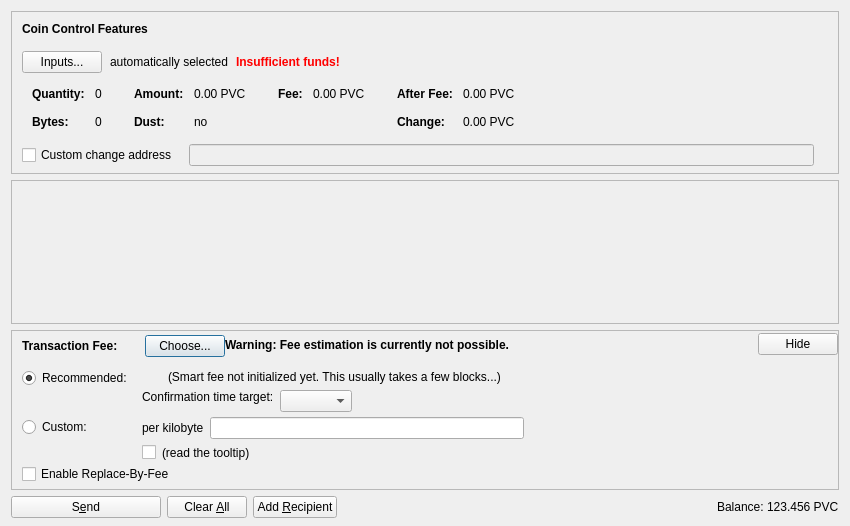
<?xml version="1.0" encoding="UTF-8"?>
<ui version="4.0">
 <class>SendCoinsDialog</class>
 <widget class="QDialog" name="SendCoinsDialog">
  <property name="geometry">
   <rect>
    <x>0</x>
    <y>0</y>
    <width>850</width>
    <height>526</height>
   </rect>
  </property>
  <property name="windowTitle">
   <string>Send Coins</string>
  </property>
  <layout class="QVBoxLayout" name="verticalLayout" stretch="0,1,0,0">
   <property name="bottomMargin">
    <number>8</number>
   </property>
   <item>
    <widget class="QFrame" name="frameCoinControl">
     <property name="sizePolicy">
      <sizepolicy hsizetype="Expanding" vsizetype="Expanding">
       <horstretch>0</horstretch>
       <verstretch>0</verstretch>
      </sizepolicy>
     </property>
     <property name="maximumSize">
      <size>
       <width>16777215</width>
       <height>16777215</height>
      </size>
     </property>
     <property name="frameShape">
      <enum>QFrame::StyledPanel</enum>
     </property>
     <property name="frameShadow">
      <enum>QFrame::Sunken</enum>
     </property>
     <layout class="QVBoxLayout" name="verticalLayoutCoinControl2">
      <property name="spacing">
       <number>0</number>
      </property>
      <property name="leftMargin">
       <number>0</number>
      </property>
      <property name="topMargin">
       <number>0</number>
      </property>
      <property name="rightMargin">
       <number>0</number>
      </property>
      <property name="bottomMargin">
       <number>6</number>
      </property>
      <item>
       <layout class="QVBoxLayout" name="verticalLayoutCoinControl" stretch="0,0,0,0,1">
        <property name="spacing">
         <number>0</number>
        </property>
        <property name="leftMargin">
         <number>10</number>
        </property>
        <property name="topMargin">
         <number>10</number>
        </property>
        <item>
         <layout class="QHBoxLayout" name="horizontalLayoutCoinControl1">
          <property name="bottomMargin">
           <number>15</number>
          </property>
          <item>
           <widget class="QLabel" name="labelCoinControlFeatures">
            <property name="sizePolicy">
             <sizepolicy hsizetype="Preferred" vsizetype="Maximum">
              <horstretch>0</horstretch>
              <verstretch>0</verstretch>
             </sizepolicy>
            </property>
            <property name="font">
             <font>
              <weight>75</weight>
              <bold>true</bold>
             </font>
            </property>
            <property name="styleSheet">
             <string notr="true">font-weight:bold;</string>
            </property>
            <property name="text">
             <string>Coin Control Features</string>
            </property>
           </widget>
          </item>
         </layout>
        </item>
        <item>
         <layout class="QHBoxLayout" name="horizontalLayoutCoinControl2" stretch="0,0,0,0">
          <property name="spacing">
           <number>8</number>
          </property>
          <property name="bottomMargin">
           <number>10</number>
          </property>
          <item>
           <widget class="QPushButton" name="pushButtonCoinControl">
            <property name="styleSheet">
             <string notr="true"/>
            </property>
            <property name="text">
             <string>Inputs...</string>
            </property>
            <property name="autoDefault">
             <bool>false</bool>
            </property>
           </widget>
          </item>
          <item>
           <widget class="QLabel" name="labelCoinControlAutomaticallySelected">
            <property name="text">
             <string>automatically selected</string>
            </property>
            <property name="margin">
             <number>5</number>
            </property>
           </widget>
          </item>
          <item>
           <widget class="QLabel" name="labelCoinControlInsuffFunds">
            <property name="font">
             <font>
              <weight>75</weight>
              <bold>true</bold>
             </font>
            </property>
            <property name="styleSheet">
             <string notr="true">color:red;font-weight:bold;</string>
            </property>
            <property name="text">
             <string>Insufficient funds!</string>
            </property>
            <property name="margin">
             <number>5</number>
            </property>
           </widget>
          </item>
          <item>
           <spacer name="horizontalSpacerCoinControl">
            <property name="orientation">
             <enum>Qt::Horizontal</enum>
            </property>
            <property name="sizeHint" stdset="0">
             <size>
              <width>40</width>
              <height>1</height>
             </size>
            </property>
           </spacer>
          </item>
         </layout>
        </item>
        <item>
         <widget class="QWidget" name="widgetCoinControl" native="true">
          <property name="sizePolicy">
           <sizepolicy hsizetype="Preferred" vsizetype="Preferred">
            <horstretch>0</horstretch>
            <verstretch>0</verstretch>
           </sizepolicy>
          </property>
          <property name="minimumSize">
           <size>
            <width>0</width>
            <height>0</height>
           </size>
          </property>
          <property name="styleSheet">
           <string notr="true"/>
          </property>
          <layout class="QHBoxLayout" name="horizontalLayoutCoinControl5">
           <property name="leftMargin">
            <number>0</number>
           </property>
           <property name="topMargin">
            <number>0</number>
           </property>
           <property name="rightMargin">
            <number>0</number>
           </property>
           <property name="bottomMargin">
            <number>0</number>
           </property>
           <item>
            <layout class="QHBoxLayout" name="horizontalLayoutCoinControl3" stretch="0,0,0,1">
             <property name="spacing">
              <number>20</number>
             </property>
             <property name="topMargin">
              <number>0</number>
             </property>
             <property name="bottomMargin">
              <number>10</number>
             </property>
             <item>
              <layout class="QFormLayout" name="formLayoutCoinControl1">
               <property name="horizontalSpacing">
                <number>10</number>
               </property>
               <property name="verticalSpacing">
                <number>14</number>
               </property>
               <property name="leftMargin">
                <number>10</number>
               </property>
               <property name="topMargin">
                <number>4</number>
               </property>
               <property name="rightMargin">
                <number>6</number>
               </property>
               <item row="0" column="0">
                <widget class="QLabel" name="labelCoinControlQuantityText">
                 <property name="font">
                  <font>
                   <weight>75</weight>
                   <bold>true</bold>
                  </font>
                 </property>
                 <property name="text">
                  <string>Quantity:</string>
                 </property>
                 <property name="margin">
                  <number>0</number>
                 </property>
                </widget>
               </item>
               <item row="0" column="1">
                <widget class="QLabel" name="labelCoinControlQuantity">
                 <property name="cursor">
                  <cursorShape>IBeamCursor</cursorShape>
                 </property>
                 <property name="contextMenuPolicy">
                  <enum>Qt::ActionsContextMenu</enum>
                 </property>
                 <property name="text">
                  <string notr="true">0</string>
                 </property>
                 <property name="margin">
                  <number>0</number>
                 </property>
                 <property name="textInteractionFlags">
                  <set>Qt::LinksAccessibleByMouse|Qt::TextSelectableByKeyboard|Qt::TextSelectableByMouse</set>
                 </property>
                </widget>
               </item>
               <item row="1" column="0">
                <widget class="QLabel" name="labelCoinControlBytesText">
                 <property name="font">
                  <font>
                   <weight>75</weight>
                   <bold>true</bold>
                  </font>
                 </property>
                 <property name="text">
                  <string>Bytes:</string>
                 </property>
                </widget>
               </item>
               <item row="1" column="1">
                <widget class="QLabel" name="labelCoinControlBytes">
                 <property name="cursor">
                  <cursorShape>IBeamCursor</cursorShape>
                 </property>
                 <property name="contextMenuPolicy">
                  <enum>Qt::ActionsContextMenu</enum>
                 </property>
                 <property name="text">
                  <string notr="true">0</string>
                 </property>
                 <property name="textInteractionFlags">
                  <set>Qt::LinksAccessibleByMouse|Qt::TextSelectableByKeyboard|Qt::TextSelectableByMouse</set>
                 </property>
                </widget>
               </item>
              </layout>
             </item>
             <item>
              <layout class="QFormLayout" name="formLayoutCoinControl2">
               <property name="horizontalSpacing">
                <number>10</number>
               </property>
               <property name="verticalSpacing">
                <number>14</number>
               </property>
               <property name="leftMargin">
                <number>6</number>
               </property>
               <property name="topMargin">
                <number>4</number>
               </property>
               <property name="rightMargin">
                <number>6</number>
               </property>
               <item row="0" column="0">
                <widget class="QLabel" name="labelCoinControlAmountText">
                 <property name="font">
                  <font>
                   <weight>75</weight>
                   <bold>true</bold>
                  </font>
                 </property>
                 <property name="text">
                  <string>Amount:</string>
                 </property>
                 <property name="margin">
                  <number>0</number>
                 </property>
                </widget>
               </item>
               <item row="0" column="1">
                <widget class="QLabel" name="labelCoinControlAmount">
                 <property name="cursor">
                  <cursorShape>IBeamCursor</cursorShape>
                 </property>
                 <property name="contextMenuPolicy">
                  <enum>Qt::ActionsContextMenu</enum>
                 </property>
                 <property name="text">
                  <string notr="true">0.00 PVC</string>
                 </property>
                 <property name="textInteractionFlags">
                  <set>Qt::LinksAccessibleByMouse|Qt::TextSelectableByKeyboard|Qt::TextSelectableByMouse</set>
                 </property>
                </widget>
               </item>
               <item row="1" column="0">
                <widget class="QLabel" name="labelCoinControlLowOutputText">
                 <property name="font">
                  <font>
                   <weight>75</weight>
                   <bold>true</bold>
                  </font>
                 </property>
                 <property name="text">
                  <string>Dust:</string>
                 </property>
                </widget>
               </item>
               <item row="1" column="1">
                <widget class="QLabel" name="labelCoinControlLowOutput">
                 <property name="cursor">
                  <cursorShape>IBeamCursor</cursorShape>
                 </property>
                 <property name="contextMenuPolicy">
                  <enum>Qt::ActionsContextMenu</enum>
                 </property>
                 <property name="text">
                  <string notr="true">no</string>
                 </property>
                 <property name="textInteractionFlags">
                  <set>Qt::LinksAccessibleByMouse|Qt::TextSelectableByKeyboard|Qt::TextSelectableByMouse</set>
                 </property>
                </widget>
               </item>
              </layout>
             </item>
             <item>
              <layout class="QFormLayout" name="formLayoutCoinControl3">
               <property name="horizontalSpacing">
                <number>10</number>
               </property>
               <property name="verticalSpacing">
                <number>14</number>
               </property>
               <property name="leftMargin">
                <number>6</number>
               </property>
               <property name="topMargin">
                <number>4</number>
               </property>
               <property name="rightMargin">
                <number>6</number>
               </property>
               <item row="0" column="0">
                <widget class="QLabel" name="labelCoinControlFeeText">
                 <property name="font">
                  <font>
                   <weight>75</weight>
                   <bold>true</bold>
                  </font>
                 </property>
                 <property name="text">
                  <string>Fee:</string>
                 </property>
                 <property name="margin">
                  <number>0</number>
                 </property>
                </widget>
               </item>
               <item row="0" column="1">
                <widget class="QLabel" name="labelCoinControlFee">
                 <property name="cursor">
                  <cursorShape>IBeamCursor</cursorShape>
                 </property>
                 <property name="contextMenuPolicy">
                  <enum>Qt::ActionsContextMenu</enum>
                 </property>
                 <property name="text">
                  <string notr="true">0.00 PVC</string>
                 </property>
                 <property name="textInteractionFlags">
                  <set>Qt::LinksAccessibleByMouse|Qt::TextSelectableByKeyboard|Qt::TextSelectableByMouse</set>
                 </property>
                </widget>
               </item>
              </layout>
             </item>
             <item>
              <layout class="QFormLayout" name="formLayoutCoinControl4">
               <property name="horizontalSpacing">
                <number>10</number>
               </property>
               <property name="verticalSpacing">
                <number>14</number>
               </property>
               <property name="leftMargin">
                <number>6</number>
               </property>
               <property name="topMargin">
                <number>4</number>
               </property>
               <property name="rightMargin">
                <number>6</number>
               </property>
               <item row="0" column="0">
                <widget class="QLabel" name="labelCoinControlAfterFeeText">
                 <property name="font">
                  <font>
                   <weight>75</weight>
                   <bold>true</bold>
                  </font>
                 </property>
                 <property name="text">
                  <string>After Fee:</string>
                 </property>
                 <property name="margin">
                  <number>0</number>
                 </property>
                </widget>
               </item>
               <item row="0" column="1">
                <widget class="QLabel" name="labelCoinControlAfterFee">
                 <property name="cursor">
                  <cursorShape>IBeamCursor</cursorShape>
                 </property>
                 <property name="contextMenuPolicy">
                  <enum>Qt::ActionsContextMenu</enum>
                 </property>
                 <property name="text">
                  <string notr="true">0.00 PVC</string>
                 </property>
                 <property name="textInteractionFlags">
                  <set>Qt::LinksAccessibleByMouse|Qt::TextSelectableByKeyboard|Qt::TextSelectableByMouse</set>
                 </property>
                </widget>
               </item>
               <item row="1" column="0">
                <widget class="QLabel" name="labelCoinControlChangeText">
                 <property name="font">
                  <font>
                   <weight>75</weight>
                   <bold>true</bold>
                  </font>
                 </property>
                 <property name="text">
                  <string>Change:</string>
                 </property>
                </widget>
               </item>
               <item row="1" column="1">
                <widget class="QLabel" name="labelCoinControlChange">
                 <property name="cursor">
                  <cursorShape>IBeamCursor</cursorShape>
                 </property>
                 <property name="contextMenuPolicy">
                  <enum>Qt::ActionsContextMenu</enum>
                 </property>
                 <property name="text">
                  <string notr="true">0.00 PVC</string>
                 </property>
                 <property name="textInteractionFlags">
                  <set>Qt::LinksAccessibleByMouse|Qt::TextSelectableByKeyboard|Qt::TextSelectableByMouse</set>
                 </property>
                </widget>
               </item>
              </layout>
             </item>
            </layout>
           </item>
          </layout>
         </widget>
        </item>
        <item>
         <layout class="QHBoxLayout" name="horizontalLayoutCoinControl4" stretch="0,0,0">
          <property name="spacing">
           <number>12</number>
          </property>
          <property name="sizeConstraint">
           <enum>QLayout::SetDefaultConstraint</enum>
          </property>
          <property name="topMargin">
           <number>5</number>
          </property>
          <property name="rightMargin">
           <number>5</number>
          </property>
          <item>
           <widget class="QCheckBox" name="checkBoxCoinControlChange">
            <property name="toolTip">
             <string>If this is activated, but the change address is empty or invalid, change will be sent to a newly generated address.</string>
            </property>
            <property name="text">
             <string>Custom change address</string>
            </property>
           </widget>
          </item>
          <item>
           <widget class="QValidatedLineEdit" name="lineEditCoinControlChange">
            <property name="enabled">
             <bool>false</bool>
            </property>
            <property name="sizePolicy">
             <sizepolicy hsizetype="Expanding" vsizetype="Fixed">
              <horstretch>0</horstretch>
              <verstretch>0</verstretch>
             </sizepolicy>
            </property>
           </widget>
          </item>
          <item>
           <widget class="QLabel" name="labelCoinControlChangeLabel">
            <property name="sizePolicy">
             <sizepolicy hsizetype="Preferred" vsizetype="Expanding">
              <horstretch>0</horstretch>
              <verstretch>0</verstretch>
             </sizepolicy>
            </property>
            <property name="minimumSize">
             <size>
              <width>0</width>
              <height>0</height>
             </size>
            </property>
            <property name="text">
             <string/>
            </property>
            <property name="margin">
             <number>3</number>
            </property>
           </widget>
          </item>
         </layout>
        </item>
        <item>
         <spacer name="verticalSpacerCoinControl">
          <property name="orientation">
           <enum>Qt::Vertical</enum>
          </property>
          <property name="sizeHint" stdset="0">
           <size>
            <width>800</width>
            <height>1</height>
           </size>
          </property>
         </spacer>
        </item>
       </layout>
      </item>
     </layout>
    </widget>
   </item>
   <item>
    <widget class="QScrollArea" name="scrollArea">
     <property name="widgetResizable">
      <bool>true</bool>
     </property>
     <widget class="QWidget" name="scrollAreaWidgetContents">
      <property name="geometry">
       <rect>
        <x>0</x>
        <y>0</y>
        <width>830</width>
        <height>104</height>
       </rect>
      </property>
      <layout class="QVBoxLayout" name="verticalLayout_2" stretch="0,1">
       <property name="leftMargin">
        <number>0</number>
       </property>
       <property name="topMargin">
        <number>0</number>
       </property>
       <property name="rightMargin">
        <number>0</number>
       </property>
       <property name="bottomMargin">
        <number>0</number>
       </property>
       <item>
        <layout class="QVBoxLayout" name="entries">
         <property name="spacing">
          <number>6</number>
         </property>
        </layout>
       </item>
       <item>
        <spacer name="verticalSpacer">
         <property name="orientation">
          <enum>Qt::Vertical</enum>
         </property>
         <property name="sizeHint" stdset="0">
          <size>
           <width>20</width>
           <height>40</height>
          </size>
         </property>
        </spacer>
       </item>
      </layout>
     </widget>
    </widget>
   </item>
   <item>
    <widget class="QFrame" name="frameFee">
     <property name="sizePolicy">
      <sizepolicy hsizetype="Expanding" vsizetype="Expanding">
       <horstretch>0</horstretch>
       <verstretch>0</verstretch>
      </sizepolicy>
     </property>
     <property name="maximumSize">
      <size>
       <width>16777215</width>
       <height>16777215</height>
      </size>
     </property>
     <property name="frameShape">
      <enum>QFrame::StyledPanel</enum>
     </property>
     <property name="frameShadow">
      <enum>QFrame::Sunken</enum>
     </property>
     <layout class="QVBoxLayout" name="verticalLayoutFee1">
      <property name="spacing">
       <number>0</number>
      </property>
      <property name="leftMargin">
       <number>0</number>
      </property>
      <property name="topMargin">
       <number>0</number>
      </property>
      <property name="rightMargin">
       <number>0</number>
      </property>
      <property name="bottomMargin">
       <number>0</number>
      </property>
      <item>
       <layout class="QVBoxLayout" name="verticalLayoutFee2" stretch="0,0,0">
        <property name="spacing">
         <number>0</number>
        </property>
        <property name="leftMargin">
         <number>10</number>
        </property>
        <property name="topMargin">
         <number>0</number>
        </property>
        <item>
         <layout class="QHBoxLayout" name="horizontalLayoutFee1">
          <property name="bottomMargin">
           <number>0</number>
          </property>
          <item>
           <layout class="QVBoxLayout" name="verticalLayoutFee7">
            <property name="spacing">
             <number>0</number>
            </property>
            <item>
             <spacer name="verticalSpacerSmartFee">
              <property name="orientation">
               <enum>Qt::Vertical</enum>
              </property>
              <property name="sizeType">
               <enum>QSizePolicy::Fixed</enum>
              </property>
              <property name="sizeHint" stdset="0">
               <size>
                <width>1</width>
                <height>4</height>
               </size>
              </property>
             </spacer>
            </item>
            <item>
             <layout class="QHBoxLayout" name="horizontalLayoutSmartFee">
              <property name="spacing">
               <number>10</number>
              </property>
              <item>
               <widget class="QLabel" name="labelFeeHeadline">
                <property name="sizePolicy">
                 <sizepolicy hsizetype="Preferred" vsizetype="Maximum">
                  <horstretch>0</horstretch>
                  <verstretch>0</verstretch>
                 </sizepolicy>
                </property>
                <property name="font">
                 <font>
                  <weight>75</weight>
                  <bold>true</bold>
                 </font>
                </property>
                <property name="styleSheet">
                 <string notr="true">font-weight:bold;</string>
                </property>
                <property name="text">
                 <string>Transaction Fee:</string>
                </property>
               </widget>
              </item>
              <item>
               <widget class="QLabel" name="labelFeeMinimized">
                <property name="text">
                 <string/>
                </property>
               </widget>
              </item>
              <item>
               <widget class="QPushButton" name="buttonChooseFee">
                <property name="text">
                 <string>Choose...</string>
                </property>
               </widget>
              </item>
             </layout>
            </item>
            <item>
             <spacer name="verticalSpacer_5">
              <property name="orientation">
               <enum>Qt::Vertical</enum>
              </property>
              <property name="sizeHint" stdset="0">
               <size>
                <width>1</width>
                <height>1</height>
               </size>
              </property>
             </spacer>
            </item>
           </layout>
          </item>
          <item>
           <widget class="QLabel" name="fallbackFeeWarningLabel">
            <property name="toolTip">
             <string>Using the fallbackfee can result in sending a transaction that will take several hours or days (or never) to confirm. Consider choosing your fee manually or wait until you have validated the complete chain.</string>
            </property>
            <property name="font">
            <font>
                <weight>75</weight>
                <bold>true</bold>
            </font>
            </property>
            <property name="text">
             <string>Warning: Fee estimation is currently not possible.</string>
            </property>
            <property name="wordWrap">
             <bool>false</bool>
            </property>
           </widget>
          </item>
          <item>
           <spacer name="horizontalSpacer_4">
            <property name="orientation">
             <enum>Qt::Horizontal</enum>
            </property>
            <property name="sizeType">
             <enum>QSizePolicy::MinimumExpanding</enum>
            </property>
            <property name="sizeHint" stdset="0">
             <size>
              <width>40</width>
              <height>20</height>
             </size>
            </property>
           </spacer>
          </item>
          <item>
           <widget class="QPushButton" name="buttonMinimizeFee">
            <property name="toolTip">
             <string>collapse fee-settings</string>
            </property>
            <property name="text">
             <string>Hide</string>
            </property>
           </widget>
          </item>
         </layout>
        </item>
        <item>
         <widget class="QFrame" name="frameFeeSelection">
          <layout class="QVBoxLayout" name="verticalLayoutFee12">
           <property name="spacing">
            <number>0</number>
           </property>
           <property name="leftMargin">
            <number>0</number>
           </property>
           <property name="topMargin">
            <number>0</number>
           </property>
           <property name="rightMargin">
            <number>0</number>
           </property>
           <property name="bottomMargin">
            <number>0</number>
           </property>
           <item>
            <layout class="QGridLayout" name="gridLayoutFee">
             <property name="topMargin">
              <number>10</number>
             </property>
             <property name="bottomMargin">
              <number>4</number>
             </property>
             <property name="horizontalSpacing">
              <number>10</number>
             </property>
             <property name="verticalSpacing">
              <number>4</number>
             </property>
             <item row="1" column="1">
              <layout class="QVBoxLayout" name="verticalLayoutFee8">
               <property name="spacing">
                <number>6</number>
               </property>
               <item>
                <layout class="QHBoxLayout" name="horizontalLayoutFee13">
                 <item>
                  <widget class="QLabel" name="labelCustomPerKilobyte">
                   <property name="toolTip">
                    <string>Specify a custom fee per kB (1,000 bytes) of the transaction's virtual size.

Note:  Since the fee is calculated on a per-byte basis, a fee of "100 satoshis per kB" for a transaction size of 500 bytes (half of 1 kB) would ultimately yield a fee of only 50 satoshis.</string>
                   </property>
                   <property name="text">
                    <string>per kilobyte</string>
                   </property>
                  </widget>
                 </item>
                 <item>
                  <widget class="PivotalcoinAmountField" name="customFee"/>
                 </item>
                 <item>
                  <spacer name="horizontalSpacer_6">
                   <property name="orientation">
                    <enum>Qt::Horizontal</enum>
                   </property>
                   <property name="sizeHint" stdset="0">
                    <size>
                     <width>1</width>
                     <height>1</height>
                    </size>
                   </property>
                  </spacer>
                 </item>
                </layout>
               </item>
               <item>
                <layout class="QHBoxLayout" name="horizontalLayoutFee8">
                 <item>
                  <widget class="QCheckBox" name="checkBoxMinimumFee">
                   <property name="toolTip">
                    <string>Paying only the minimum fee is just fine as long as there is less transaction volume than space in the blocks. But be aware that this can end up in a never confirming transaction once there is more demand for pivotalcoin transactions than the network can process.</string>
                   </property>
                   <property name="text">
                    <string/>
                   </property>
                  </widget>
                 </item>
                 <item>
                  <widget class="QLabel" name="labelMinFeeWarning">
                   <property name="enabled">
                    <bool>true</bool>
                   </property>
                   <property name="toolTip">
                    <string>Paying only the minimum fee is just fine as long as there is less transaction volume than space in the blocks. But be aware that this can end up in a never confirming transaction once there is more demand for pivotalcoin transactions than the network can process.</string>
                   </property>
                   <property name="text">
                    <string>(read the tooltip)</string>
                   </property>
                   <property name="margin">
                    <number>5</number>
                   </property>
                  </widget>
                 </item>
                 <item>
                  <spacer name="horizontalSpacer_2">
                   <property name="orientation">
                    <enum>Qt::Horizontal</enum>
                   </property>
                   <property name="sizeHint" stdset="0">
                    <size>
                     <width>1</width>
                     <height>1</height>
                    </size>
                   </property>
                  </spacer>
                 </item>
                </layout>
               </item>
              </layout>
             </item>
             <item row="0" column="0">
              <layout class="QVBoxLayout" name="verticalLayoutFee4" stretch="0,1">
               <item>
                <widget class="QRadioButton" name="radioSmartFee">
                 <property name="text">
                  <string>Recommended:</string>
                 </property>
                 <property name="checked">
                  <bool>true</bool>
                 </property>
                 <attribute name="buttonGroup">
                  <string notr="true">groupFee</string>
                 </attribute>
                </widget>
               </item>
               <item>
                <spacer name="verticalSpacer_2">
                 <property name="orientation">
                  <enum>Qt::Vertical</enum>
                 </property>
                 <property name="sizeHint" stdset="0">
                  <size>
                   <width>1</width>
                   <height>1</height>
                  </size>
                 </property>
                </spacer>
               </item>
              </layout>
             </item>
             <item row="1" column="0">
              <layout class="QVBoxLayout" name="verticalLayoutFee9" stretch="0,1">
               <item>
                <widget class="QRadioButton" name="radioCustomFee">
                 <property name="text">
                  <string>Custom:</string>
                 </property>
                 <attribute name="buttonGroup">
                  <string notr="true">groupFee</string>
                 </attribute>
                </widget>
               </item>
               <item>
                <spacer name="verticalSpacer_6">
                 <property name="orientation">
                  <enum>Qt::Vertical</enum>
                 </property>
                 <property name="sizeHint" stdset="0">
                  <size>
                   <width>1</width>
                   <height>1</height>
                  </size>
                 </property>
                </spacer>
               </item>
              </layout>
             </item>
             <item row="0" column="1">
              <layout class="QVBoxLayout" name="verticalLayoutFee3" stretch="0,0,1">
               <property name="spacing">
                <number>6</number>
               </property>
               <property name="topMargin">
                <number>2</number>
               </property>
               <item>
                <layout class="QHBoxLayout" name="horizontalLayoutFee12">
                 <item>
                  <widget class="QLabel" name="labelSmartFee">
                   <property name="text">
                    <string/>
                   </property>
                   <property name="margin">
                    <number>2</number>
                   </property>
                  </widget>
                 </item>
                 <item>
                  <widget class="QLabel" name="labelFeeEstimation">
                   <property name="text">
                    <string/>
                   </property>
                  </widget>
                 </item>
                 <item>
                  <widget class="QLabel" name="labelSmartFee2">
                   <property name="text">
                    <string>(Smart fee not initialized yet. This usually takes a few blocks...)</string>
                   </property>
                   <property name="margin">
                    <number>2</number>
                   </property>
                  </widget>
                 </item>
                 <item>
                  <spacer name="horizontalSpacer_5">
                   <property name="orientation">
                    <enum>Qt::Horizontal</enum>
                   </property>
                   <property name="sizeHint" stdset="0">
                    <size>
                     <width>1</width>
                     <height>1</height>
                    </size>
                   </property>
                  </spacer>
                 </item>
                </layout>
               </item>
               <item>
                <layout class="QHBoxLayout" name="horizontalLayoutFee9">
                 <item>
                  <layout class="QVBoxLayout" name="verticalLayoutFee6">
                   <item>
                    <widget class="QLabel" name="labelSmartFee3">
                     <property name="text">
                      <string>Confirmation time target:</string>
                     </property>
                     <property name="margin">
                      <number>2</number>
                     </property>
                    </widget>
                   </item>
                   <item>
                    <spacer name="verticalSpacer_3">
                     <property name="orientation">
                      <enum>Qt::Vertical</enum>
                     </property>
                     <property name="sizeHint" stdset="0">
                      <size>
                       <width>1</width>
                       <height>1</height>
                      </size>
                     </property>
                    </spacer>
                   </item>
                  </layout>
                 </item>
                 <item>
                  <layout class="QVBoxLayout" name="verticalLayoutFee5">
                   <property name="rightMargin">
                    <number>30</number>
                   </property>
                   <item>
                    <layout class="QHBoxLayout" name="horizontalLayoutConfTarget">
                     <property name="bottomMargin">
                      <number>0</number>
                     </property>
                     <item>
                      <widget class="QComboBox" name="confTargetSelector"/>
                     </item>
                     <item>
                      <spacer name="horizontalSpacerConfTarget">
                       <property name="orientation">
                        <enum>Qt::Horizontal</enum>
                       </property>
                       <property name="sizeHint" stdset="0">
                        <size>
                         <width>40</width>
                         <height>20</height>
                        </size>
                       </property>
                      </spacer>
                     </item>
                    </layout>
                   </item>
                  </layout>
                 </item>
                </layout>
               </item>
               <item>
                <spacer name="verticalSpacer_4">
                 <property name="orientation">
                  <enum>Qt::Vertical</enum>
                 </property>
                 <property name="sizeHint" stdset="0">
                  <size>
                   <width>1</width>
                   <height>1</height>
                  </size>
                 </property>
                </spacer>
               </item>
              </layout>
             </item>
            </layout>
           </item>
           <item>
            <widget class="QCheckBox" name="optInRBF">
             <property name="text">
              <string>Enable Replace-By-Fee</string>
             </property>
             <property name="toolTip">
              <string>With Replace-By-Fee (BIP-125) you can increase a transaction's fee after it is sent. Without this, a higher fee may be recommended to compensate for increased transaction delay risk.</string>
             </property>
            </widget>
           </item>
          </layout>
         </widget>
        </item>
        <item>
         <spacer name="verticalSpacerFee">
          <property name="orientation">
           <enum>Qt::Vertical</enum>
          </property>
          <property name="sizeHint" stdset="0">
           <size>
            <width>40</width>
            <height>5</height>
           </size>
          </property>
         </spacer>
        </item>
       </layout>
      </item>
     </layout>
    </widget>
   </item>
   <item>
    <layout class="QHBoxLayout" name="horizontalLayout">
     <item>
      <widget class="QPushButton" name="sendButton">
       <property name="minimumSize">
        <size>
         <width>150</width>
         <height>0</height>
        </size>
       </property>
       <property name="toolTip">
        <string>Confirm the send action</string>
       </property>
       <property name="text">
        <string>S&amp;end</string>
       </property>
       <property name="icon">
        <iconset resource="../pivotalcoin.qrc">
         <normaloff>:/icons/send</normaloff>:/icons/send</iconset>
       </property>
       <property name="autoDefault">
        <bool>false</bool>
       </property>
       <property name="default">
        <bool>false</bool>
       </property>
      </widget>
     </item>
     <item>
      <widget class="QPushButton" name="clearButton">
       <property name="sizePolicy">
        <sizepolicy hsizetype="Minimum" vsizetype="Fixed">
         <horstretch>0</horstretch>
         <verstretch>0</verstretch>
        </sizepolicy>
       </property>
       <property name="toolTip">
        <string>Clear all fields of the form.</string>
       </property>
       <property name="text">
        <string>Clear &amp;All</string>
       </property>
       <property name="icon">
        <iconset resource="../pivotalcoin.qrc">
         <normaloff>:/icons/remove</normaloff>:/icons/remove</iconset>
       </property>
       <property name="autoDefault">
        <bool>false</bool>
       </property>
      </widget>
     </item>
     <item>
      <widget class="QPushButton" name="addButton">
       <property name="toolTip">
        <string>Send to multiple recipients at once</string>
       </property>
       <property name="text">
        <string>Add &amp;Recipient</string>
       </property>
       <property name="icon">
        <iconset resource="../pivotalcoin.qrc">
         <normaloff>:/icons/add</normaloff>:/icons/add</iconset>
       </property>
       <property name="autoDefault">
        <bool>false</bool>
       </property>
      </widget>
     </item>
     <item>
      <spacer name="horizontalSpacer">
       <property name="orientation">
        <enum>Qt::Horizontal</enum>
       </property>
       <property name="sizeHint" stdset="0">
        <size>
         <width>40</width>
         <height>20</height>
        </size>
       </property>
      </spacer>
     </item>
     <item>
      <layout class="QHBoxLayout" name="horizontalLayout_2">
       <property name="spacing">
        <number>3</number>
       </property>
       <item>
        <widget class="QLabel" name="label">
         <property name="sizePolicy">
          <sizepolicy hsizetype="Preferred" vsizetype="Fixed">
           <horstretch>0</horstretch>
           <verstretch>0</verstretch>
          </sizepolicy>
         </property>
         <property name="text">
          <string>Balance:</string>
         </property>
        </widget>
       </item>
       <item>
        <widget class="QLabel" name="labelBalance">
         <property name="sizePolicy">
          <sizepolicy hsizetype="Preferred" vsizetype="Fixed">
           <horstretch>0</horstretch>
           <verstretch>0</verstretch>
          </sizepolicy>
         </property>
         <property name="cursor">
          <cursorShape>IBeamCursor</cursorShape>
         </property>
         <property name="text">
          <string notr="true">123.456 PVC</string>
         </property>
         <property name="textInteractionFlags">
          <set>Qt::LinksAccessibleByMouse|Qt::TextSelectableByKeyboard|Qt::TextSelectableByMouse</set>
         </property>
        </widget>
       </item>
      </layout>
     </item>
    </layout>
   </item>
  </layout>
 </widget>
 <customwidgets>
  <customwidget>
   <class>QValidatedLineEdit</class>
   <extends>QLineEdit</extends>
   <header>qt/qvalidatedlineedit.h</header>
  </customwidget>
  <customwidget>
   <class>PivotalcoinAmountField</class>
   <extends>QLineEdit</extends>
   <header>qt/pivotalcoinamountfield.h</header>
   <container>1</container>
  </customwidget>
 </customwidgets>
 <resources>
  <include location="../pivotalcoin.qrc"/>
 </resources>
 <connections/>
 <buttongroups>
  <buttongroup name="groupFee"/>
 </buttongroups>
</ui>
